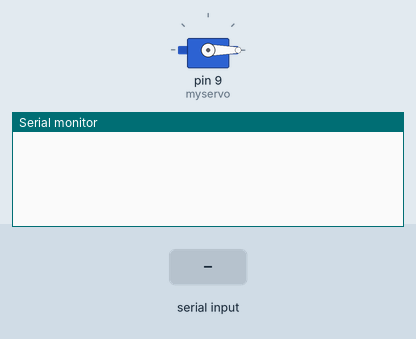
This sketch was run on a simulated Arduino Uno, built with avr-gcc and run on an emulated ATmega328P. Parts: servo, the last lines printed to the serial monitor. The inputs (shaded band) are chosen by the test bench.

Above: at 1.2 s.
1.3 s: "90,45\n" received over Serial
At 1.7 s:
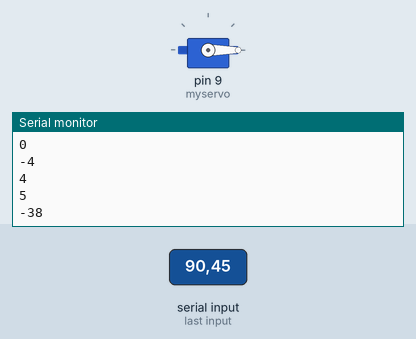
2.8 s: "30,150\n" received over Serial
At 4.1 s:
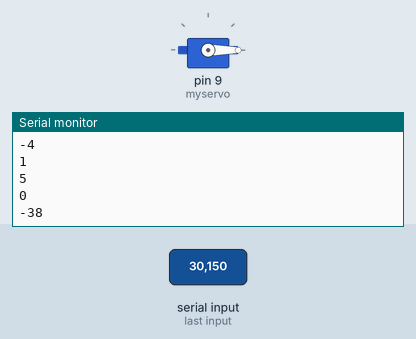
Timing chart, 0 to 5.8 s (numbered marks = the images above; inputs shaded):
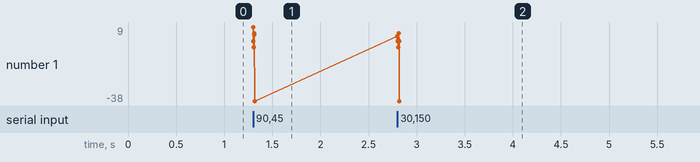

Measured:
- after the input at 1.3 s, the serial monitor: prints a new line at once (image 1)
- after the input at 2.8 s, the serial monitor: prints a new line at once (image 2)

The sketch:

servo-test1.ino
```cpp
#include <Servo.h>
Servo myservo;

void setup()
    {
      myservo.attach(9);
      Serial.begin(9600);
      myservo.write(0); //or another starting value
    }


    void loop()
    {
      //reset the values each loop but only reprint
      //them to the servo if you hit the while loop
      int angle = 0;

      while(Serial.available() > 0){
        //Get char in and convert to int
        char a = Serial.read();
        int c = (int)a - 48;
        //values will come in one character at a time
        //so you need to increment by a power of 10 for
        //each character that is read
        angle *= 10;
        //then add the 1's column
        angle += c;
        //then write the angle inside the loop
        //if you do it outside you will keep writing 0
        Serial.println(angle);//TODO this is a check. comment out when you are happy
        myservo.write(angle);
      }


    }
```
